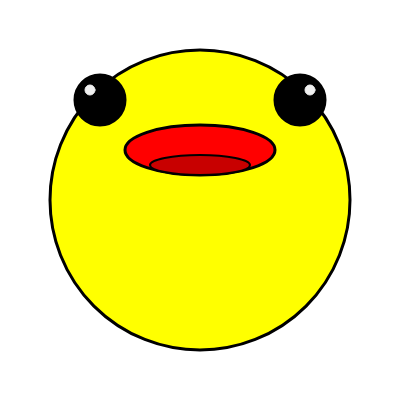
Frame 1 (no input)
Frame 60 (no input): identical to frame 1, image omitted
Frame 120 (the mouse pressed at the canvas centre since frame 60): identical to frame 1, image omitted

The p5.js sketch that drew this single still picture (run headless with seeded random() and noise() and a simulated clock; from frame 60 on, the mouse is pressed at the canvas centre):

// p5.js sketch
// ── sketch.js
function setup() {
  createCanvas(400, 400);      //canvas creation
}
function draw() {
  background(255);             //background
  stroke(0);                   //Lines - black
  fill(255,255,0);              //yellow
  strokeWeight(3);              //lines - thick
  circle(200,200,300);          //head  
  fill(0,0,0);                  //black
  circle (100, 100, 50);        //left eye
  circle (300, 100, 50);        //right eye      
  fill(240,240,240);            //dull white
  strokeWeight(1);              //lines - thin
  stroke(240,240,240);          //Lines - eye sheen white
  circle(90, 90, 10);           //left sparkle
  circle(310, 90, 10);          //right sparkle
  stroke(0,0,0);                //Lines - black
  strokeWeight(3);              //Lines - thick
  fill(255,0,0);                //red 
  ellipse(200, 150, 150, 50);   //mouth  
  fill (200, 0, 0);             //maroon
  strokeWeight(2);              //Lines - thinner tongue
  ellipse(200, 165, 100, 20);   //tongue  
}
